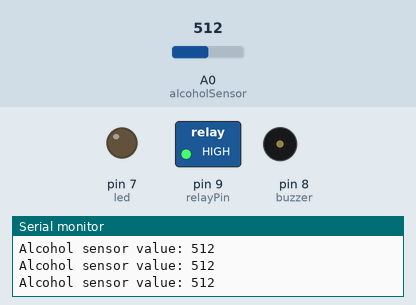
The sketch below on a simulated Arduino Uno, built with avr-gcc and run on an emulated ATmega328P. On the bench: switched loads named in the sketch (green lamp = pin HIGH), output pins drawn as LEDs (lit = HIGH), buzzer (waves = sounding, pin HIGH), the last lines printed to the serial monitor. The test bench sets the inputs (shaded band); at power-on: A0 (alcoholSensor) = 512.

Above: at 1.3 s.
1.4 s: A0 (alcoholSensor) set to 917
2.9 s: A0 (alcoholSensor) set to 943
At 3.9 s:
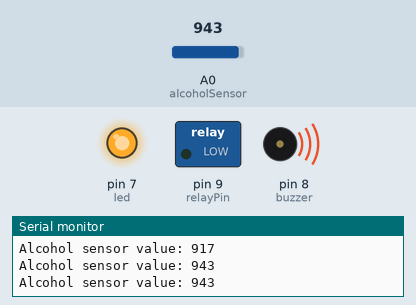
4.5 s: A0 (alcoholSensor) set to 920
At 5.0 s:
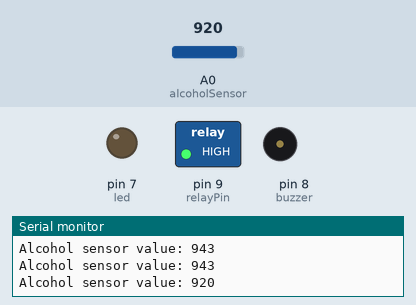
6.0 s: A0 (alcoholSensor) set to 940
At 7.4 s:
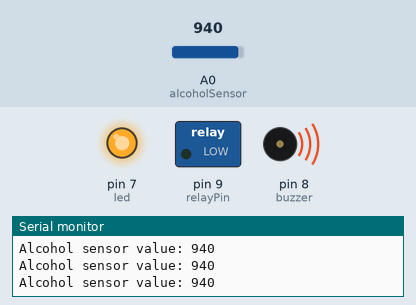
Timing chart, 0 to 8.5 s (numbered marks = the images above; inputs shaded):
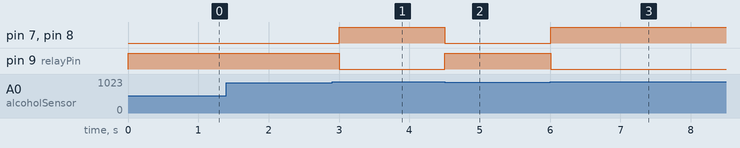

Measured:
- the behaviour switches between 930 and 931 on A0 (alcoholSensor) (found by bisection; images 0 and 1)
- after the input at 2.9 s, pin 7 (led), pin 8 (buzzer): LOW → HIGH after 0.10 s; pin 9 (relayPin): HIGH → LOW after 0.10 s
- after the input at 4.5 s, pin 7 (led), pin 8 (buzzer): HIGH → LOW at once; pin 9 (relayPin): LOW → HIGH at once
- after the input at 6.0 s, pin 7 (led), pin 8 (buzzer): LOW → HIGH at once; pin 9 (relayPin): HIGH → LOW at once

The sketch:

sketch_oct22a.ino
```cpp
#define alcoholSensor A0  // Pin for the alcohol sensor
#define relayPin 9        // Pin for the relay module connected to the motor
#define buzzer 8          // Pin for the buzzer
#define led 7             // Pin for the LED

void setup() {
  pinMode(alcoholSensor, INPUT);  // Alcohol sensor input
  pinMode(relayPin, OUTPUT);      // Relay module output
  pinMode(buzzer, OUTPUT);        // Buzzer output
  pinMode(led, OUTPUT);           // LED output
  Serial.begin(9600);             // Initialize serial communication
}

void loop() {
  int alcoholLevel = analogRead(alcoholSensor);  // Read alcohol sensor value

  Serial.print("Alcohol sensor value: ");
  Serial.println(alcoholLevel);

  if (alcoholLevel > 930) {  // Adjust threshold based on your sensor calibration
    // If alcohol is detected, stop the motor, turn on buzzer and LED
    digitalWrite(relayPin, LOW);  // Turn off the motor (Relay module LOW)
    digitalWrite(buzzer, HIGH);   // Turn on the buzzer
    digitalWrite(led, HIGH);      // Turn on the LED
  } else {
    // If no alcohol is detected, keep motor running, buzzer and LED off
    digitalWrite(relayPin, HIGH);  // Turn on the motor (Relay module HIGH)
    digitalWrite(buzzer, LOW);     // Turn off the buzzer
    digitalWrite(led, LOW);        // Turn off the LED
  }

  delay(500);  // Small delay for sensor stability
}
```
